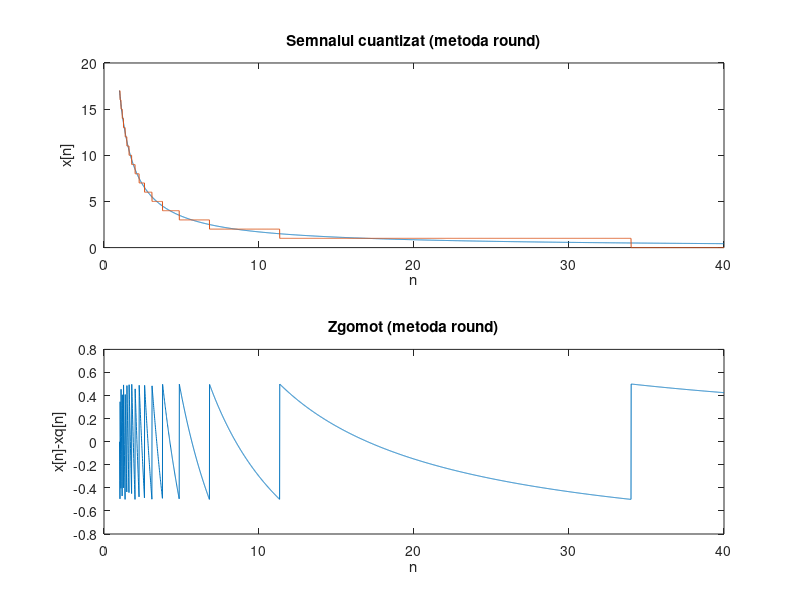
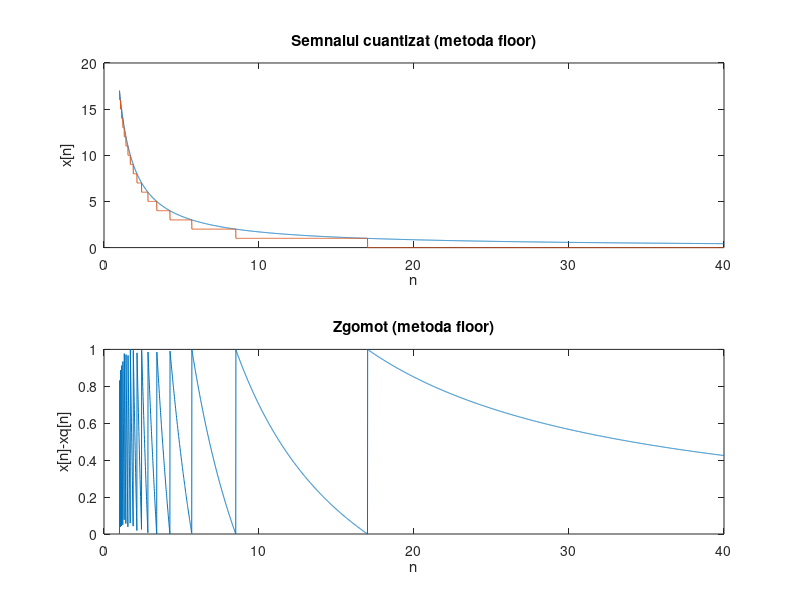
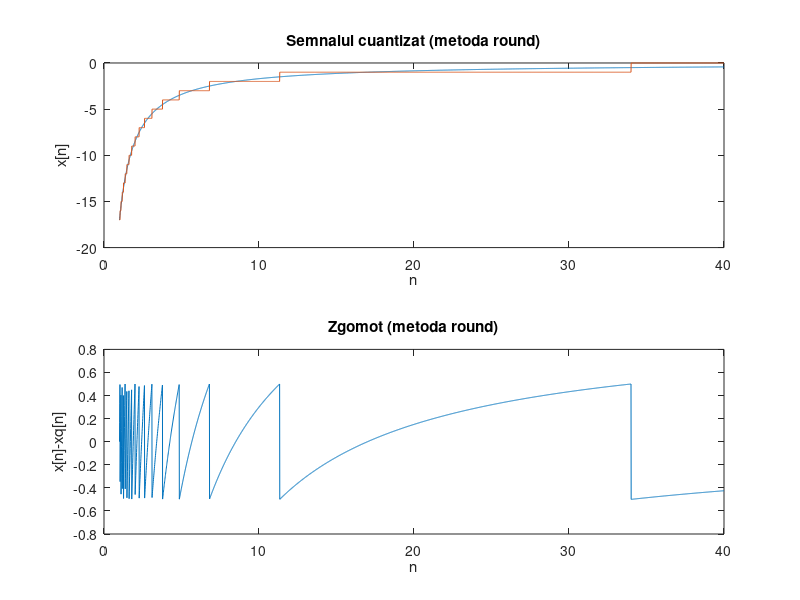
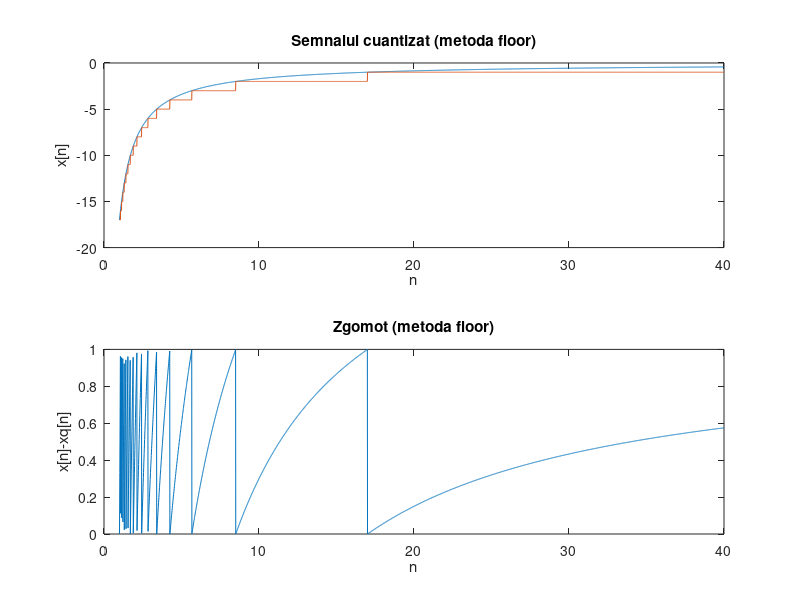

Recreate these plots in MATLAB, in order.
n = 1:0.01:40;
x=17./n;
figure(1)
x1 = round(x);
subplot(2,1,1), plot(n,x,n,x1);
xlabel('n'); ylabel('x[n]'); title('Semnalul cuantizat (metoda round)');
z=x-x1;
subplot(2,1,2), plot(n,z);
xlabel('n'); ylabel('x[n]-xq[n]'); title('Zgomot (metoda round)');
figure(2)
x1 = floor(x);
subplot(2,1,1), plot(n,x,n,x1);
xlabel('n'); ylabel('x[n]'); title('Semnalul cuantizat (metoda floor)');
z=x-x1;
subplot(2,1,2), plot(n,z);
xlabel('n'); ylabel('x[n]-xq[n]'); title('Zgomot (metoda floor)');
 
y=-17./n;
figure(3)
y1 = round(y);
subplot(2,1,1), plot(n,y,n,y1);
xlabel('n'); ylabel('x[n]'); title('Semnalul cuantizat (metoda round)');
z=y-y1;
subplot(2,1,2), plot(n,z);
xlabel('n'); ylabel('x[n]-xq[n]'); title('Zgomot (metoda round)');
figure(4)
y1 = floor(y);
subplot(2,1,1), plot(n,y,n,y1);
xlabel('n'); ylabel('x[n]'); title('Semnalul cuantizat (metoda floor)');
z=y-y1;
subplot(2,1,2), plot(n,z);
xlabel('n'); ylabel('x[n]-xq[n]'); title('Zgomot (metoda floor)');
